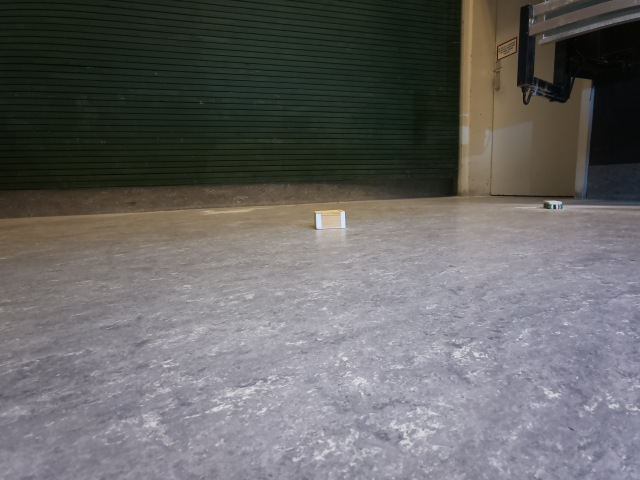
#> input picture Mobile_challenge/Demo/test.jpg, 640 x 480 px, found by its file name
$ python distance.py   (older library calls are emulated)
#> lines starting #> are read from the running program, lines starting #| are printed output that depends on the picture; after the words box and inside, x2 and y2 are one past the last pixel; in counts of white or black regions, pixels touching at a corner belong together
#> further down, image is the input picture: shape (480, 640, 3); mean B, G, R 101, 101.6, 102.5
import picar_4wd as fc
from imutils import paths
import numpy as np
import imutils
import cv2
import time

def find_marker(image):
    # convert the image to grayscale, blur it, and detect edges
    gray = cv2.cvtColor(image, cv2.COLOR_BGR2GRAY)
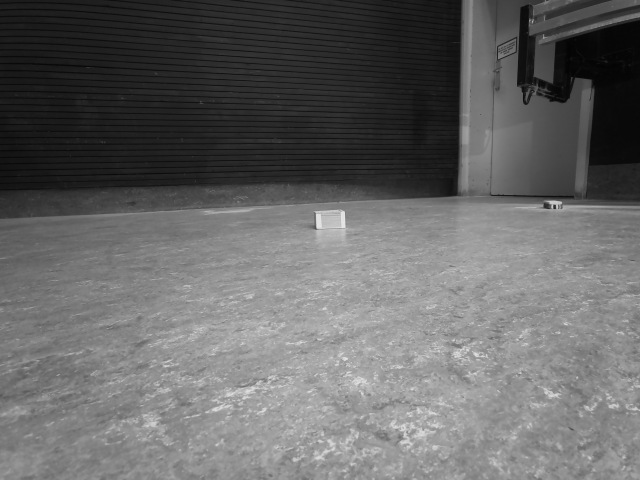
#> gray: shape (480, 640); min 2, max 231, mean 101.8
    gray = cv2.GaussianBlur(gray, (5, 5), 0)
    edged = cv2.Canny(gray, 35, 125)
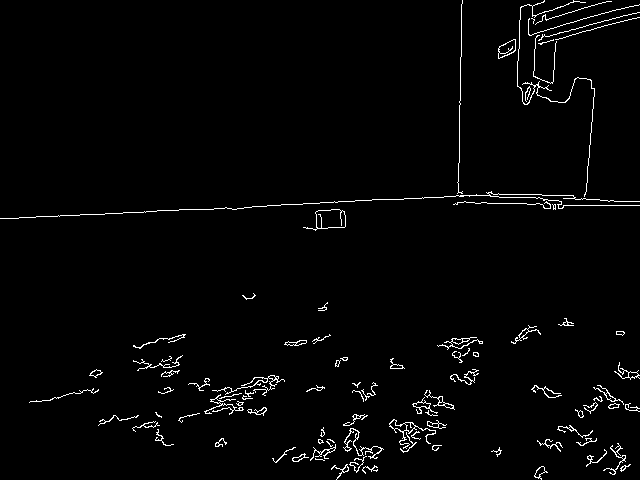
#> edged: shape (480, 640); 2.1% white in thin lines or dots

    # find the contours in the edged image and keep the largest one;
    # we'll assume that this is our piece of paper in the image
    cnts = cv2.findContours(edged.copy(), cv2.RETR_LIST, cv2.CHAIN_APPROX_SIMPLE)
#> cnts = 142 contours, 84 with area under 20; largest, box (x1, y1, x2, y2) and area: (303, 209, 346, 231) 508, (315, 209, 346, 229) 502, (498, 39, 516, 59) 204, (389, 419, 436, 449) 196, (498, 39, 516, 59) 188
    cnts = imutils.grab_contours(cnts)
    c = max(cnts, key = cv2.contourArea)
#> c = contour of 36 points, box (x1, y1, x2, y2) (303, 209, 346, 231), area 508

    # compute the bounding box of the of the paper region and return it
    return cv2.minAreaRect(c)


def distance_to_camera(knownWidth, focalLength, perWidth):
    # compute and return the distance from the maker to the camera
    return (knownWidth * focalLength) / perWidth


KNOWN_DISTANCE = 120

# initialize the known object width, which in this case, the piece of
# paper is 12 inches wide
KNOWN_WIDTH = 7

# load the furst image that contains an object that is KNOWN TO BE 2 feet
# from our camera, then find the paper marker in the image, and initialize
# the focal length
image = cv2.imread("/home/pi/Desktop/test.jpg")
marker = find_marker(image)
#> marker = ((323.8, 219.2), (43.01, 19.59), -5.91)
focalLength = (marker[1][0] * KNOWN_DISTANCE) / KNOWN_WIDTH
#> focalLength = 737.3

# loop over the images
for imagePath in sorted(paths.list_images("/home/pi/Desktop/images")):
    # load the image, find the marker in the image, then compute the
    # distance to the marker from the camera
    image = cv2.imread(imagePath)
    marker = find_marker(image)
    cm = distance_to_camera(KNOWN_WIDTH, focalLength, marker[1][0])
    print(cm)

    # draw a bounding box around the image and display it
    box = cv2.cv.BoxPoints(marker) if imutils.is_cv2() else cv2.boxPoints(marker)
    box = np.int0(box)
    cv2.drawContours(image, [box], -1, (0, 255, 0), 2)
    cv2.putText(image, "%.dcm" %(cm), (image.shape[1] - 200,
    image.shape[0] - 20), cv2.FONT_HERSHEY_SIMPLEX,
    2.0, (0, 255, 0), 3)
    cv2.imwrite("/home/pi/Dist_img.jpg", image)
    cv2.imshow("image", image)
    cv2.waitKey(0)


def main():
    final_distance = distance_to_camera(KNOWN_WIDTH, focalLength, marker[1][0])
#> final_distance = 120
    dist = final_distance - 10
#> dist = 110
    seconds = int(round(dist / 25))
#> seconds = 4
    if seconds > 0 or final_distance > 10:
        fc.forward(10)
#> (this line was passed over: picar_4wd is not available in this run)
        time.sleep(seconds)
    else:
        fc.stop()


if __name__ == "__main__":
    try:
        main()
    finally:
        fc.stop()
#> (this line was passed over: picar_4wd is not available in this run)
